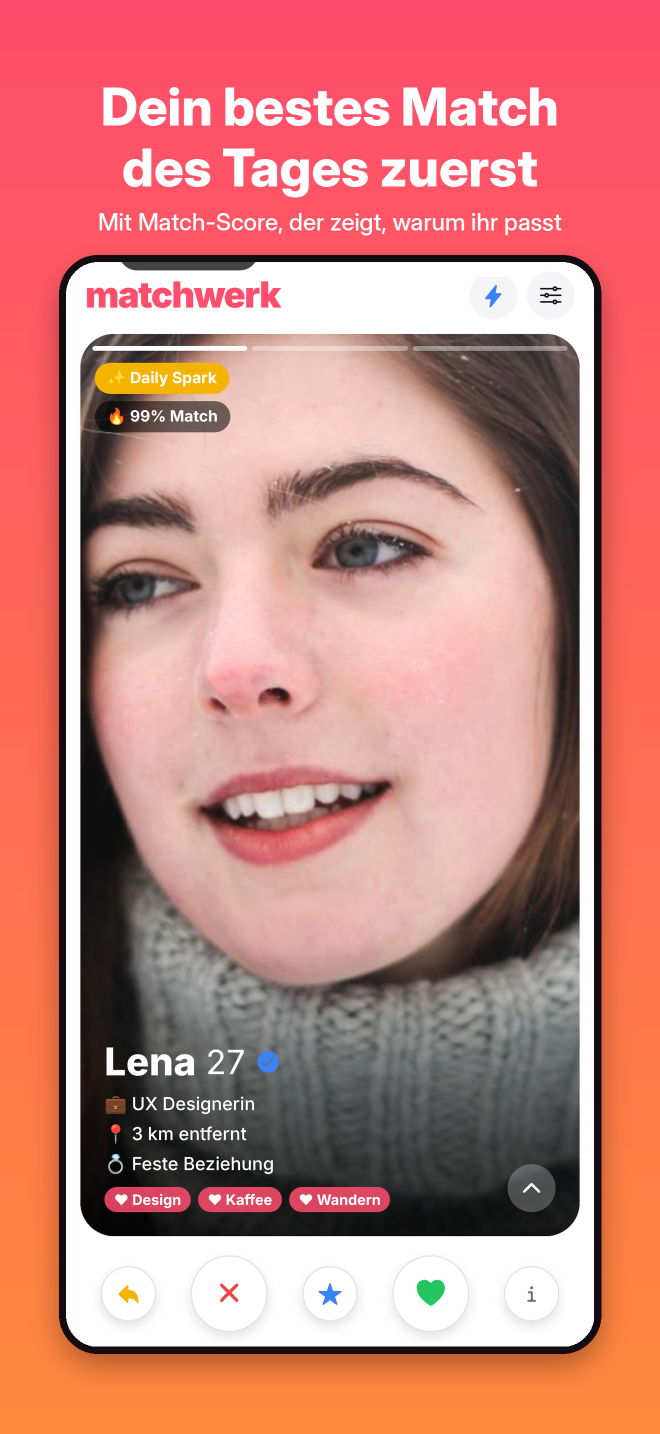
#> input picture store/screenshots/phone/01-deck.png, 1320 x 2868 px, given in place of logo-mark.png, which was not available (shown at 1/2 size)
$ python compose-store-shots.py
#> lines starting #> are read from the running program, lines starting #| are printed output that depends on the picture; after the words box and inside, x2 and y2 are one past the last pixel; in counts of white or black regions, pixels touching at a corner belong together
"""Composes Play-Store screenshots (1320x2868) from raw app captures.
Usage: python3 scripts/compose-store-shots.py <folder with 1-discover.png ... 8-premium.png>"""
import glob, sys
from PIL import Image, ImageDraw, ImageFilter, ImageFont

SRC = sys.argv[1] if len(sys.argv) > 1 else 'store/raw'
W, H = 1320, 2868
F = '/usr/share/fonts/opentype/inter/'
big = ImageFont.truetype(F + 'InterDisplay-ExtraBold.otf', 100)
small = ImageFont.truetype(F + 'InterDisplay-Medium.otf', 46)
small2 = ImageFont.truetype(F + 'InterDisplay-Medium.otf', 40)
TAB = {'1-discover', '2-activities', '4-likes', '7-friends'}  # web build shows tabs on top; cut them off
ITEMS = [
    ('1-discover', 'Dein bestes Match\ndes Tages zuerst', 'Daily Spark – jeden Tag neu für dich ausgewählt'),
    ('2-activities', 'Gemeinsam\netwas erleben', 'Aktivitäten mit Gruppenchat – für jedes Alter'),
    ('3-why', 'Sieh, warum\nihr passt', 'Match-Score in beide Richtungen – mit allen Gründen'),
    ('4-likes', 'Sieh kostenlos,\nwer dich mag', 'Like zurück – und es funkt'),
    ('5-match', 'Es funkt!', 'Gegenseitig gemocht? Dann seid ihr ein Match'),
    ('6-chat', 'Sag es mit\ndeiner Stimme', 'Sprachnachrichten bis 60 Sekunden – direkt im Chat'),
    ('7-friends', 'Auch für\nneue Freunde', 'Dating oder Freundschaft – oder beides'),
    ('8-premium', 'Mehr Funken.\nMehr Matches.', 'Matchwerk+ und VIP – schon ab 8,99 € im Monat'),
]
top, bot = (0x3A, 0x13, 0x56), (0x16, 0x06, 0x20)
g = Image.new('RGB', (1, 256))
for y in range(256):
    g.putpixel((0, y), tuple(int(top[i] + (bot[i] - top[i]) * y / 255) for i in range(3)))
G = g.resize((W, H))
logo = Image.open('assets/brand/logo-mark.png').convert('RGBA').resize((150, 150), Image.LANCZOS)
for i, (n, head, sub) in enumerate(ITEMS, 1):
    bg = G.copy().convert('RGBA')
    glow = Image.new('RGBA', (W, H), (0, 0, 0, 0))
#> glow: PIL image 1320x2868 RGBA; every value is 0
    ImageDraw.Draw(glow).ellipse((W // 2 - 520, 120, W // 2 + 520, 900), fill=(131, 56, 208, 80))
    bg.alpha_composite(glow.filter(ImageFilter.GaussianBlur(120)))
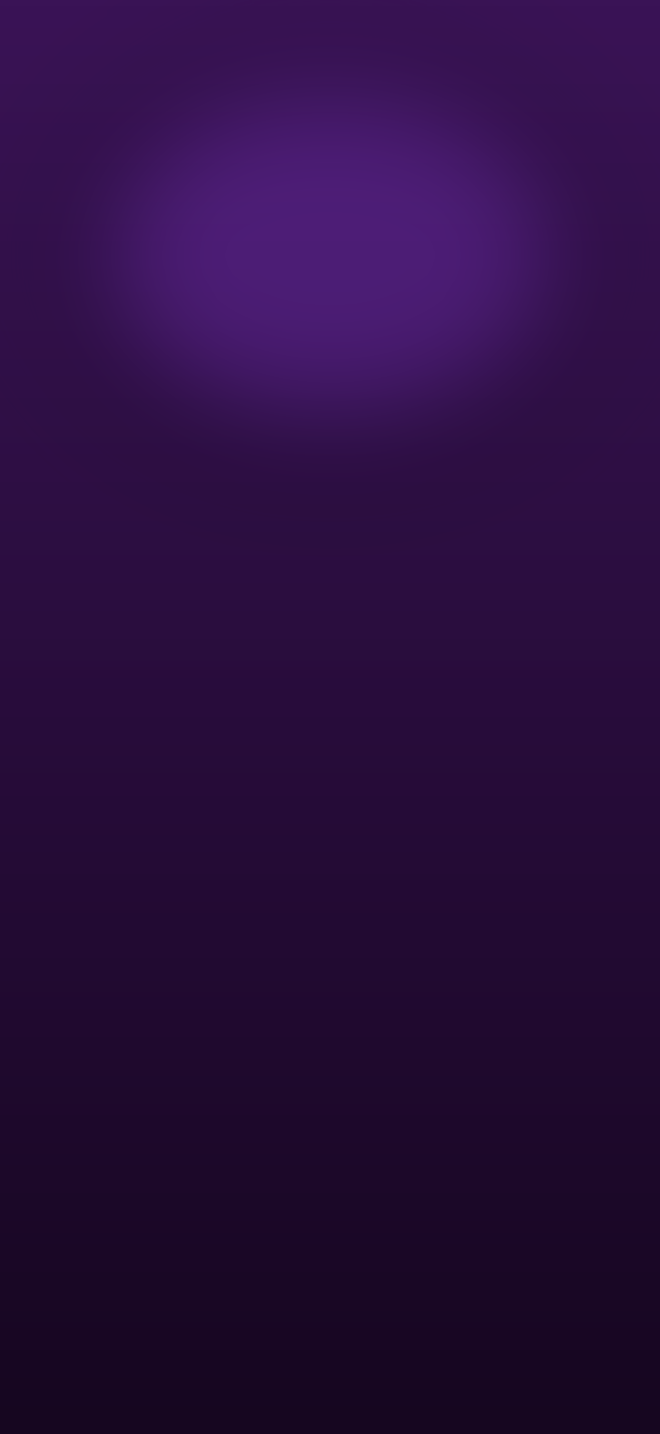
#> bg: PIL image 1320x2868 RGBA (shown at 1/2 size); mean R, G, B, A 41.7, 13.3, 62.2, 255
    bg.alpha_composite(logo, ((W - 150) // 2, 90))
    d = ImageDraw.Draw(bg)
    y = 270
    for line in head.split('\n'):
        w = d.textlength(line, font=big)
        d.text(((W - w) / 2, y), line, font=big, fill=(255, 241, 220))
        y += 118
#> this loop made 2 passes
#> w on passes 1 to 2: 879.9, 799.7
#> after the loop, y = 506
    y += 16
#> y = 522
    f = small if d.textlength(sub, font=small) <= W - 140 else small2
    d.text(((W - d.textlength(sub, font=f)) / 2, y), sub, font=f, fill=(233, 213, 245))
    shot = Image.open(f'{SRC}/{n}.png').convert('RGB')
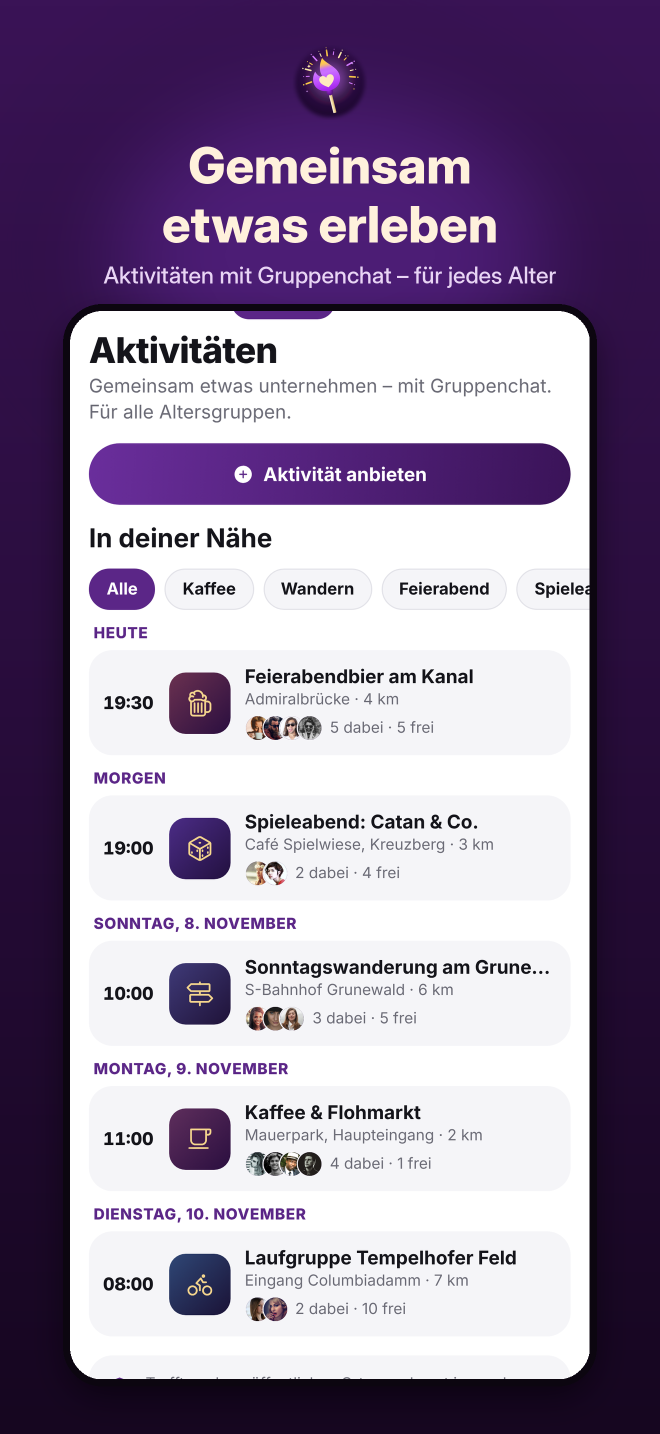
#> input picture store/screenshots/phone/02-activities.png, 1320 x 2868 px, given in place of 1-discover.png, which was not available (shown at 1/2 size)
#> shot is the input picture: PIL image 1320x2868 RGB; mean R, G, B 152.8, 138.4, 164
    if n in TAB:
        shot = shot.crop((0, 156, W, H))
#> shot: PIL image 1320x2712 RGB
    t = y + 100
#> t = 622
    scale = min((H - t - 110) / shot.height, 0.80 * W / shot.width)
#> scale = 0.788
    sw, sh = int(shot.width * scale), int(shot.height * scale)
#> sw = 1039; sh = 2136
    shot = shot.resize((sw, sh), Image.LANCZOS)
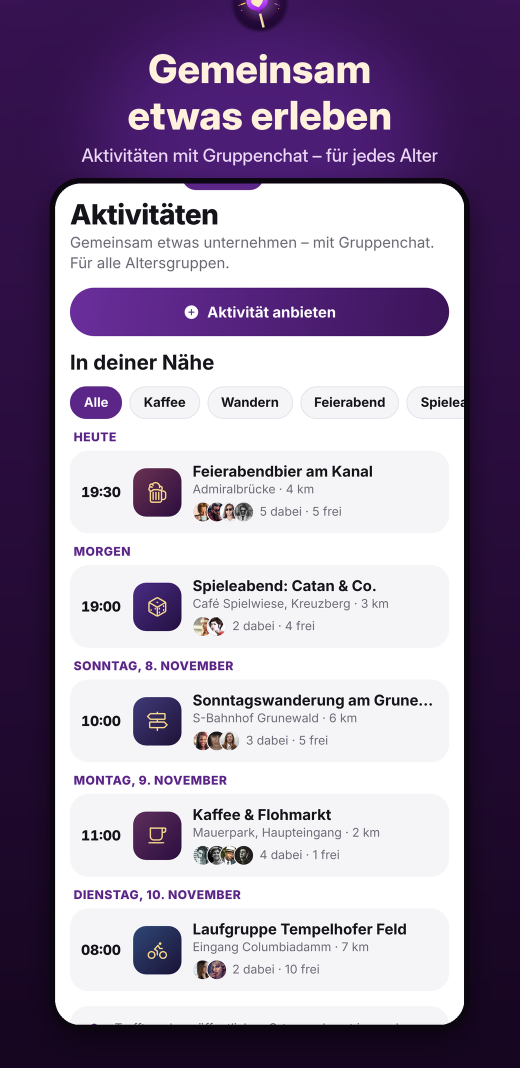
#> shot: PIL image 1039x2136 RGB (shown at 1/2 size); mean R, G, B 158.3, 145.2, 168.6
    x = (W - sw) // 2
#> x = 140
    s = Image.new('RGBA', (W, H), (0, 0, 0, 0))
    ImageDraw.Draw(s).rounded_rectangle((x - 6, t + 24, x + sw + 6, t + sh + 30), radius=70, fill=(0, 0, 0, 140))
    bg.alpha_composite(s.filter(ImageFilter.GaussianBlur(34)))
    fr = Image.new('RGBA', (W, H), (0, 0, 0, 0))
    ImageDraw.Draw(fr).rounded_rectangle((x - 14, t - 14, x + sw + 14, t + sh + 14), radius=78, fill=(12, 6, 16, 255))
    bg.alpha_composite(fr)
    m = Image.new('L', (sw, sh), 0)
#> m: PIL image 1039x2136 L; every value is 0
    ImageDraw.Draw(m).rounded_rectangle((0, 0, sw, sh), radius=64, fill=255)
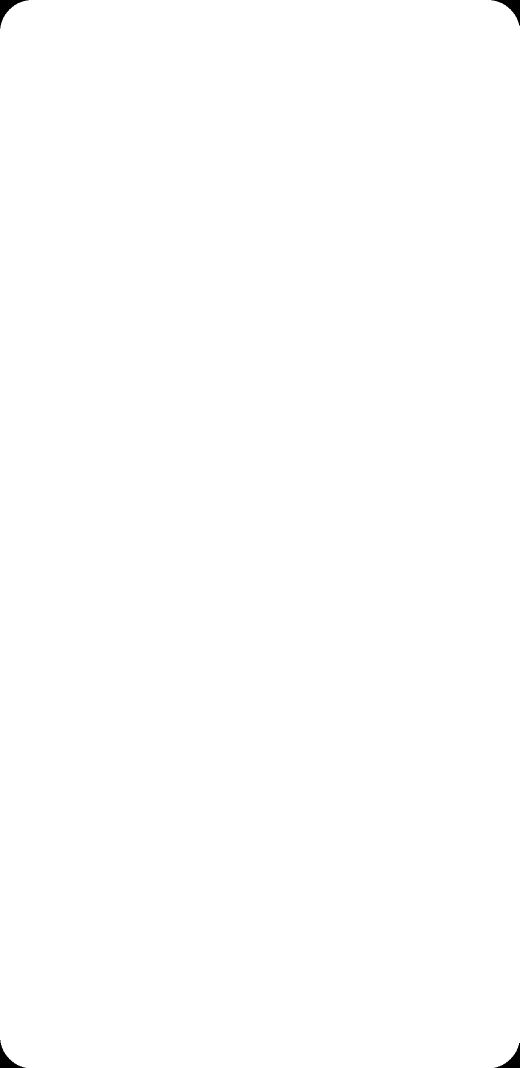
#> m: PIL image 1039x2136 L (shown at 1/2 size); 99.8% white; 4 black regions, box (x1, y1, x2, y2) and area: (0, 0, 57, 57) 901, (983, 0, 1039, 51) 844, (0, 2080, 51, 2136) 844, (989, 2086, 1039, 2136) 788
    bg.paste(shot, (x, t), m)
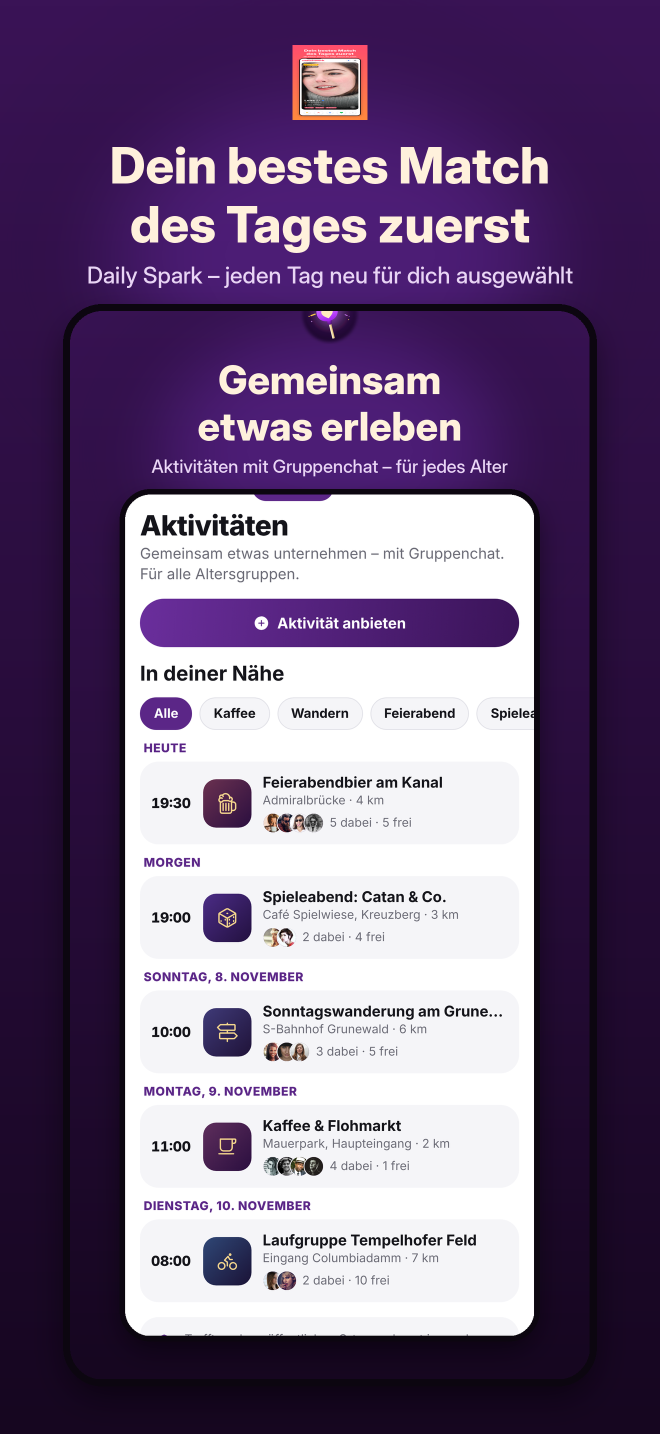
#> bg: PIL image 1320x2868 RGBA (shown at 1/2 size); mean R, G, B, A 115.7, 95.9, 129.3, 255
    bg.convert('RGB').save(f'store/screenshots/phone/{i:02d}-{n.split("-", 1)[1]}.png')
#> (the run stopped early here; a loop or call above may not have finished)
